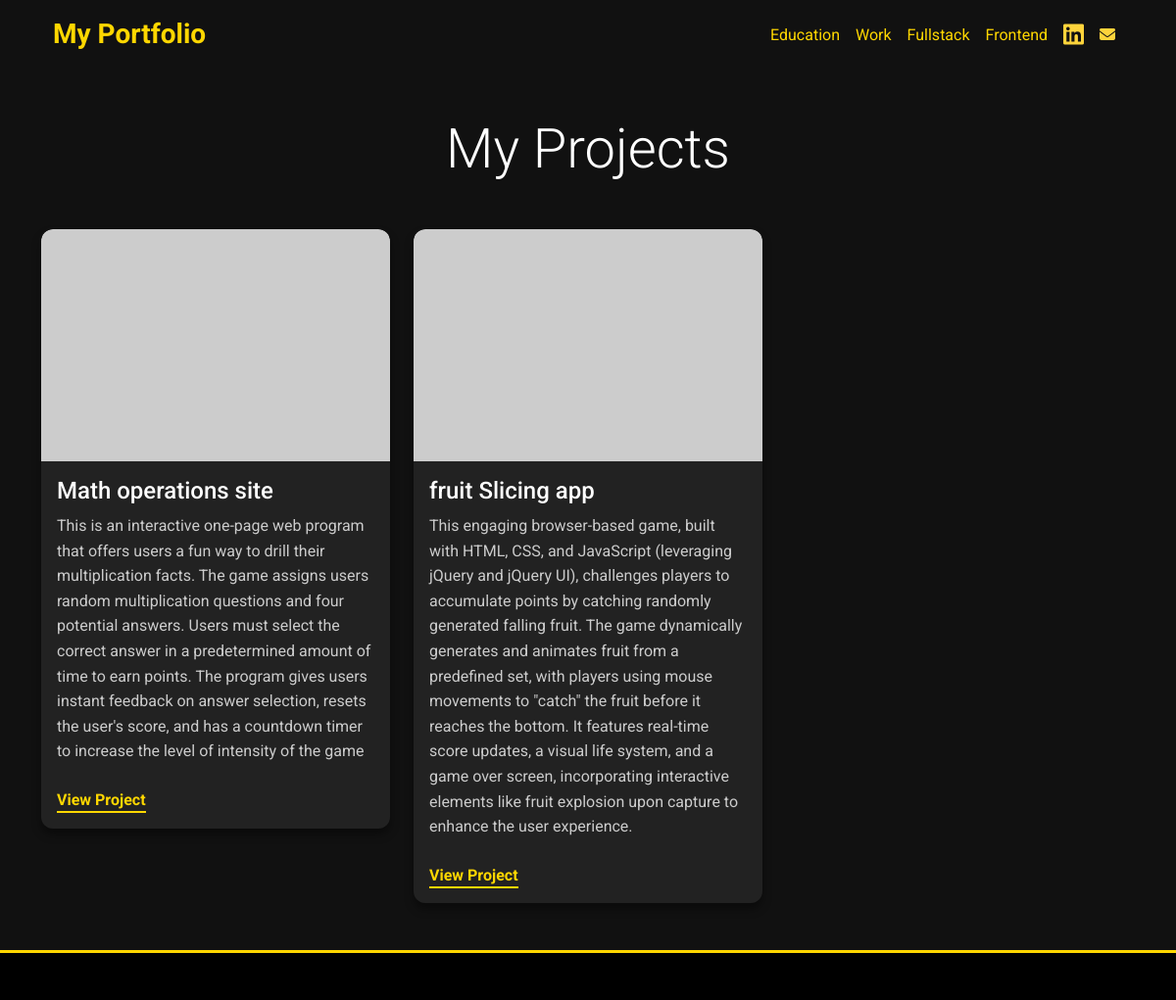
Page /frontend on the committed database.
### database.py (models this page shows)
class Frontend(db.Model):
    id: Mapped[int] = MappedColumn(primary_key=True)
    name: Mapped[str]
    description: Mapped[str]
    link: Mapped[str]
    image: Mapped[str]

### server.py (the view)
@app.route('/frontend')
def frontEnd():
    result_frontend = db.session.execute(db.select(Frontend)).scalars().all()
    return render_template('details.html',items = result_frontend)

### templates/details.html (shortened to what this page needs)
<!DOCTYPE html>
<html lang="en">
<head>
    <link href="https://cdn.jsdelivr.net/npm/bootstrap@5.3.2/dist/css/bootstrap.min.css" rel="stylesheet">
</head>
<body >
    <div class="container">
         <nav class="navbar  navbar-expand-lg bg-transparent">
                <div class="container-fluid">
                    <a class="navbar-brand text-xl font-semibold text-shadow-custom" style="color: #FFD700 !important; font-weight: 700; font-size: 1.75rem;" href="{{url_for('mainPage')}}">My Portfolio</a>
                    <div class="collapse navbar-collapse" id="navbarNav">
                        <ul class="navbar-nav ms-auto">
                            <li class="nav-item">
                                <a class="nav-link" style="color: #FFD700 !important; transition: color 0.3s ease;" href="{{url_for('edu')}}">Education</a>
                            </li>
                             <li class="nav-item">
                                <a class="nav-link" style="color: #FFD700 !important; transition: color 0.3s ease;" href="{{url_for('work')}}">Work</a>
                            </li>
                            <li class="nav-item">
                                <a class="nav-link" style="color: #FFD700 !important; transition: color 0.3s ease;" href="{{url_for('fullStack')}}">Fullstack</a>
                            </li>
                            <li class="nav-item">
                                <a class="nav-link" style="color: #FFD700 !important; transition: color 0.3s ease;" href="{{url_for('frontEnd')}}">Frontend</a>
                            </li>
                             <li class="nav-item">
                                <a class="nav-link" style="color: #FFD700 !important; transition: color 0.3s ease;" href="https://www.linkedin.com/in/maurya-patel-318b93190/" target="_blank" rel="noopener noreferrer"><i class="fa-brands fa-linkedin fa-xl" style="color: #FFD43B;"></i></a>
                            </li>
                             <li class="nav-item">
                                <a class="nav-link" style="color: #FFD700 !important; transition: color 0.3s ease;" href="mailto:patelmaurya3@gmail.com"><i class="fa-solid fa-envelope fa-l" style="color: #FFD43B;"></i></a>
                            </li>
                        </ul>
                    </div>
                </div>
            </nav>
    </div>
    <section id="projects" class="py-5" style="background-color: #111111 !important;">
    <div class="container">
        <div class="text-center mb-5">
            <h2 class="display-4 font-semibold mb-4" style="color: #FFFFFF !important;">My Projects</h2>
        </div>
        <div class="row g-4">
            {% for item in items%}
            <div class="col-md-6 col-lg-4">
                <div class="card overflow-hidden">
                    <img src="https://placehold.co/600x400/333/EEE" alt="Project 1" class="card-img-top">
                    <div class="card-body">
                        <h3 class="card-title h4 font-semibold mb-2" style="color: #FFFFFF !important;">{{item.name}}</h3>
                        <p class="card-text mb-4" style="color: #CCCCCC !important;">{{item.description}}</p>
                        <a href="{{item.link}}"
                           class="font-semibold transition duration-300 ease-in-out" target="_blank" rel="noopener noreferrer">
                            View Project
                        </a>
                    </div>
                </div>
            </div>
            {%endfor%}
    </div>
    </section>
<footer class="bg-gray-800 text-white py-4">
</footer>
</body>
</html>

### templates/details.html (style rules this page uses)
body { font-family: 'Roboto', sans-serif; background-color: #111111; color: #fff; line-height: 1.6; }
.card { background-color: #222222; border-radius: 0.75rem; box-shadow: 0 6px 10px rgba(0, 0, 0, 0.4); transition: transform 0.2s ease-in-out, box-shadow 0.2s ease-in-out; border: none; color: #FFFFFF; }
.card-img-top { border-top-left-radius: 0.75rem; border-top-right-radius: 0.75rem; transition: transform 0.3s ease; }
.card-title { color: #FFFFFF; }
.card-text { color: #CCCCCC; }
.card a { color: #FFD700; text-decoration: none; font-weight: bold; transition: color 0.3s ease, border-bottom-color 0.3s ease, transform 0.2s ease; border-bottom: 2px solid #FFD700; padding-bottom: 2px; }
#projects .card-title, #projects .card-text { color: #FFFFFF !important; }
footer { background-color: #000000 !important; border-top: 3px solid #FFD700; }

### rows in the picture
Frontend: name "Math operations site", description "This is an interactive one-page web program that offers users a fun way to drill their multiplication facts. The game assigns users random multiplication questions and four potential answers. Users must select the correct answer in a predetermined amount of time to earn points. The program gives users instant feedback on answer selection, resets the user's score, and has a countdown timer to increase the level of intensity of the game"
Frontend: name "fruit Slicing app", description "This engaging browser-based game, built with HTML, CSS, and JavaScript (leveraging jQuery and jQuery UI), challenges players to accumulate points by catching randomly generated falling fruit. The game dynamically generates and animates fruit from a predefined set, with players using mouse movements to \"catch\" the fruit before it reaches the bottom. It features real-time score updates, a visual life system, and a game over screen, incorporating interactive elements like fruit explosion upon capture to enhance the user experience."
